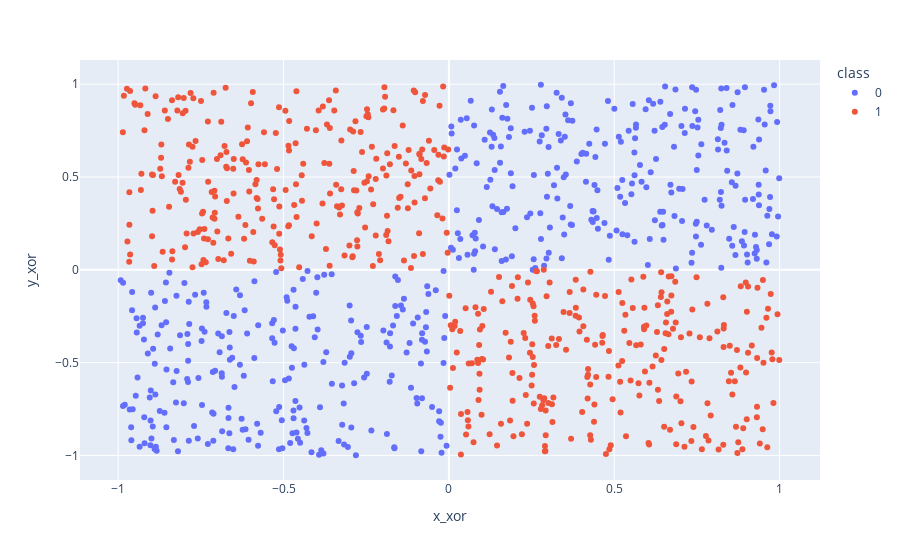

Notebook cell for this chart:
### Markdown cell above
## The XOR problem

In 1969 , Marvin Minsky and Seymour Papert published a book called "Perceptrons" in which they showed that the Perceptron could not solve the XOR problem. The XOR problem is a simple problem in which the input consists of two binary values (0 or 1) and the output is 1 if the inputs are different and 0 if they are the same. The problem is that there is no linear hyperplane that can separate the data points in this case.

The XOR problem is a classic example of a problem that cannot be solved by a linear classifier. The Perceptron can only learn to separate linearly separable data, which means that it can only find a hyperplane that separates the data points into different classes if the data points are linearly separable. In the case of the XOR problem, there is no linear hyperplane that can separate the data points into different classes, so the Perceptron cannot solve the problem.

In the graph on the side, for example, it is impossible to have a single line separating the blue dots from the red dots. You can try.

### Code cell
data['random'] = np.random.rand(N)
data['x_xor'] = np.random.rand(N) * 2 - 1
data['y_xor'] = np.where(
    data['class'] == '0',
    data['random'] * data['x_xor'] / data['x_xor'].abs(),
    - data['random'] * data['x_xor'] / data['x_xor'].abs(),
)
data = data.drop(columns=['random'])

px.scatter(
    data,
    x='x_xor',
    y='y_xor',
    color='class',
)

### Figure 1 — Plotly figure (JSON) as saved in the notebook; plotly's stock layout.template omitted (floating-point values rounded to 4 significant figures; data arrays with more than 128 entries replaced by an {"elided": "..."} marker saying what was removed)
{"data": [{"hovertemplate": "class=0<br>x_xor=%{x}<br>y_xor=%{y}<extra></extra>", "legendgroup": "0", "marker": {"color": "#636efa", "symbol": "circle"}, "mode": "markers", "name": "0", "orientation": "v", "showlegend": true, "type": "scatter", "x": {"elided": "490 float values"}, "xaxis": "x", "y": {"elided": "490 float values"}, "yaxis": "y"}, {"hovertemplate": "class=1<br>x_xor=%{x}<br>y_xor=%{y}<extra></extra>", "legendgroup": "1", "marker": {"color": "#EF553B", "symbol": "circle"}, "mode": "markers", "name": "1", "orientation": "v", "showlegend": true, "type": "scatter", "x": {"elided": "510 float values"}, "xaxis": "x", "y": {"elided": "510 float values"}, "yaxis": "y"}], "layout": {"legend": {"title": {"text": "class"}, "tracegroupgap": 0}, "margin": {"t": 60}, "xaxis": {"anchor": "y", "domain": [0, 1], "title": {"text": "x_xor"}}, "yaxis": {"anchor": "x", "domain": [0, 1], "title": {"text": "y_xor"}}}}
